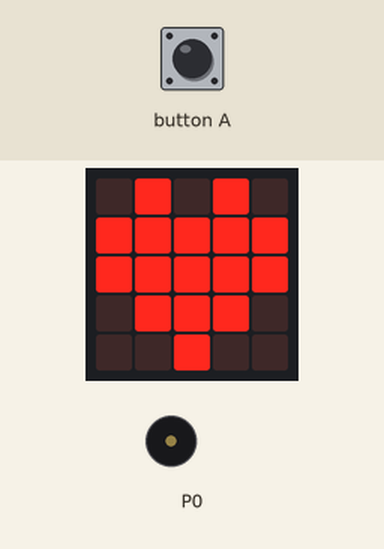
This program was run on a simulated BBC micro:bit (MakeCode). Parts: the board's 5×5 LED display, buzzer (waves = sounding). The test bench sets the inputs (shaded band).

Above: at 1.7 s.
1.8 s: button A pressed for 0.15 s
At 2.4 s:
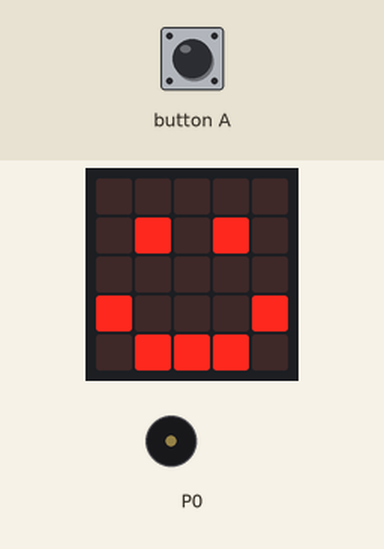
2.5 s: button A pressed for 0.15 s
At 4.9 s:
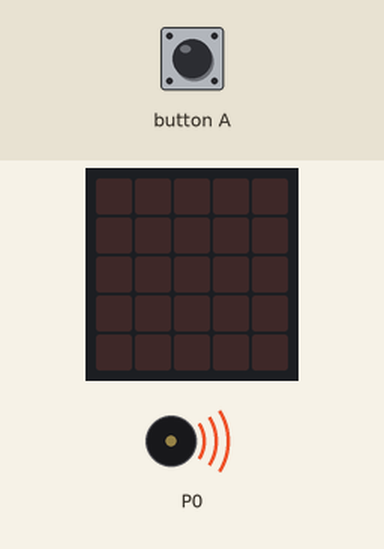
Timing chart, 0 to 12.2 s (numbered marks = the images above; inputs shaded):
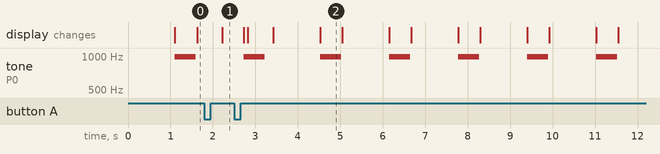

The program:

main.ts
```typescript
input.onButtonPressed(Button.A, function () {
    basic.showIcon(IconNames.Happy)
})
basic.forever(function () {
    basic.showIcon(IconNames.Heart)
    basic.pause(500)
    basic.clearScreen()
    music.playTone(988, music.beat(BeatFraction.Whole))
})
```

test.ts
```typescript
// aquí va el archivo "tests"; esto no se compilará cuando este paquete se utilice como una extensión.
```

Measured:
- after the input at 1.8 s, the display: changes after 0.43 s (image 1)
- by itself, tone on P0: alternates 988 Hz for 0.50 s and silent for 1.1 s
- what the display in image 2 shows lasts 0.6 s, from 4.5 s to 5.1 s
